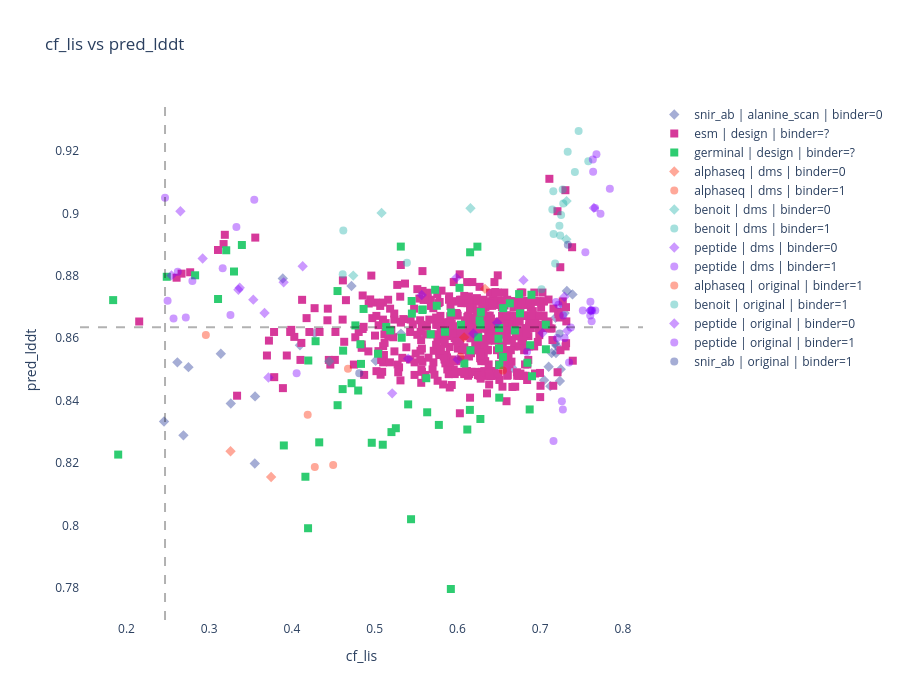

The notebook cell saved with this chart:
### Markdown cell above
### Interactive quadrant (Plotly)

### Code cell
import plotly.graph_objects as go

marker_map_ply = {0: "diamond-x", "0": "diamond-x", 1: "circle", "1": "circle", "?": "square" }
alpha_map = {"dms": 0.4, "original": 0.4, "design": 1.0, "alanine_scan": 0.4}

top = rankings.sort_values("pr_auc", ascending=False).head(20)
m1i, m2i = top.iloc[1], top.iloc[2]
m1, m2 = m1i["metric"], m2i["metric"]
t1, t2 = m1i["opt_threshold_raw"], m2i["opt_threshold_raw"]

pdf = df.groupby(["source", "sample", "type", "binder"])[[m1, m2]].agg(["mean", "std"]).reset_index()
pdf.columns = [f"{c[0]}_{c[1]}" if c[1] else c[0] for c in pdf.columns]

fig = go.Figure()
for t, tdf in pdf.groupby("type"):
    op = alpha_map.get(t, 1.0)
    for (source, binder), sub in tdf.groupby(["source", "binder"]):
        fig.add_trace(go.Scatter(
            x=sub[f"{m1}_mean"], y=sub[f"{m2}_mean"], mode="markers",
            marker=dict(color=COLORS_MAP.get(source), symbol=marker_map_ply[binder], size=8, opacity=op),
            name=f"{source} | {t} | binder={binder}", text=sub["sample"],
            hovertemplate="<b>%{text}</b><br>x=%{x:.3f}<br>y=%{y:.3f}<extra></extra>",
        ))
fig.add_vline(x=t1, line_dash="dash", line_color="black", opacity=0.3)
fig.add_hline(y=t2, line_dash="dash", line_color="black", opacity=0.3)
fig.update_layout(width=900, height=700, plot_bgcolor="white", title=f"{m1} vs {m2}", xaxis_title=m1, yaxis_title=m2)
fig.show()

### Figure 1 — Plotly figure (JSON) as saved in the notebook; plotly's stock layout.template omitted (floating-point values rounded to 4 significant figures; data arrays with more than 128 entries replaced by an {"elided": "..."} marker saying what was removed)
{"data": [{"hovertemplate": "<b>%{text}</b><br>x=%{x:.3f}<br>y=%{y:.3f}<extra></extra>", "marker": {"color": "#1f3397", "opacity": 0.4, "size": 8, "symbol": "diamond-x"}, "mode": "markers", "name": "snir_ab | alanine_scan | binder=0", "text": ["5ifj_abc_cut_A_D111A", "5ifj_abc_cut_A_K110A", "5ifj_abc_cut_A_S64A", "5ifj_abc_cut_A_W52A", "5ifj_abc_cut_A_Y66A", "5ifj_abc_cut_B_L116A", "5ifj_abc_cut_B_V38A", "5ifj_abc_cut_B_W107A", "5ifj_abc_cut_B_Y37A", "5ifj_abc_cut_all_A", "5ig7_abc_cut_A_K110A", "5ig7_abc_cut_A_W52A", "5ig7_abc_cut_A_Y66A", "5ig7_abc_cut_B_G114A", "5ig7_abc_cut_B_L116A", "5ig7_abc_cut_B_V38A", "5ig7_abc_cut_B_W107A", "5ig7_abc_cut_B_Y37A", "5ig7_abc_cut_all_A", "5ijk_acx_cut_A_I112A", "5ijk_acx_cut_A_I114A", "5ijk_acx_cut_A_K57A", "5ijk_acx_cut_A_R55A", "5ijk_acx_cut_A_T113A", "5ijk_acx_cut_B_K36A", "5ijk_acx_cut_B_T113A", "5ijk_acx_cut_B_W56A", "5ijk_acx_cut_B_Y107A", "5ijk_acx_cut_B_Y108A", "5ijk_acx_cut_B_Y31A", "5ijk_acx_cut_B_Y38A", "5ijk_acx_cut_all_A"], "type": "scatter", "x": [0.7124, 0.7192, 0.6662, 0.6755, 0.6514, 0.7324, 0.7183, 0.6759, 0.7104, 0.472, 0.714, 0.7274, 0.7249, 0.7391, 0.7239, 0.7297, 0.3551, 0.7197, 0.4275, 0.3261, 0.2616, 0.2688, 0.3554, 0.7186, 0.5317, 0.314, 0.7048, 0.389, 0.4097, 0.275, 0.2454, 0.5012], "y": [0.8447, 0.8553, 0.8506, 0.8613, 0.8567, 0.8751, 0.8584, 0.8615, 0.8509, 0.8768, 0.8553, 0.8707, 0.8501, 0.8741, 0.8463, 0.8681, 0.8199, 0.8576, 0.8616, 0.8391, 0.8523, 0.8289, 0.8414, 0.8666, 0.8615, 0.855, 0.8466, 0.8792, 0.8578, 0.8508, 0.8333, 0.8528]}, {"hovertemplate": "<b>%{text}</b><br>x=%{x:.3f}<br>y=%{y:.3f}<extra></extra>", "marker": {"color": "#d6399a", "opacity": 1, "size": 8, "symbol": "square"}, "mode": "markers", "name": "esm | design | binder=?", "text": {"elided": "612 str values"}, "type": "scatter", "x": {"elided": "612 float values"}, "y": {"elided": "612 float values"}}, {"hovertemplate": "<b>%{text}</b><br>x=%{x:.3f}<br>y=%{y:.3f}<extra></extra>", "marker": {"color": "#2ecc71", "opacity": 1, "size": 8, "symbol": "square"}, "mode": "markers", "name": "germinal | design | binder=?", "text": ["nb_s106449_cdr16_gliadin_8mer", "nb_s126783_cdr20_gliadin_8mer", "nb_s140728_cdr20_gliadin_8mer", "nb_s142809_cdr16_gliadin_8mer", "nb_s149989_cdr16_gliadin_8mer", "nb_s158495_cdr16_gliadin_8mer", "nb_s16170_cdr20_gliadin_8mer", "nb_s172307_cdr20_gliadin_8mer", "nb_s177841_cdr20_gliadin_8mer", "nb_s181248_cdr16_gliadin_8mer", "nb_s183542_cdr12_gliadin_8mer", "nb_s211221_cdr12_gliadin_8mer", "nb_s218967_cdr12_gliadin_8mer", "nb_s23271_cdr16_gliadin_8mer", "nb_s242607_cdr12_gliadin_8mer", "nb_s253034_cdr16_gliadin_8mer", "nb_s256793_cdr20_gliadin_8mer", "nb_s29997_cdr20_gliadin_8mer", "nb_s303364_cdr20_gliadin_8mer", "nb_s307503_cdr20_gliadin_8mer", "nb_s30794_cdr16_gliadin_8mer", "nb_s308287_cdr16_gliadin_8mer", "nb_s314448_cdr16_gliadin_8mer", "nb_s317951_cdr20_gliadin_8mer", "nb_s337710_cdr20_gliadin_8mer", "nb_s337733_cdr20_gliadin_8mer", "nb_s352547_cdr20_gliadin_8mer", "nb_s354840_cdr12_gliadin_8mer", "nb_s363433_cdr12_gliadin_8mer", "nb_s364094_cdr20_gliadin_8mer", "nb_s395953_cdr12_gliadin_8mer", "nb_s436477_cdr20_gliadin_8mer", "nb_s448313_cdr16_gliadin_8mer", "nb_s453202_cdr16_gliadin_8mer", "nb_s454950_cdr20_gliadin_8mer", "nb_s455341_cdr20_gliadin_8mer", "nb_s457920_cdr12_gliadin_8mer", "nb_s486006_cdr12_gliadin_8mer", "nb_s508757_cdr12_gliadin_8mer", "nb_s514477_cdr20_gliadin_8mer", "nb_s517846_cdr12_gliadin_8mer", "nb_s52824_cdr16_gliadin_8mer", "nb_s528498_cdr12_gliadin_8mer", "nb_s570844_cdr16_gliadin_8mer", "nb_s577952_cdr16_gliadin_8mer", "nb_s587702_cdr16_gliadin_8mer", "nb_s589675_cdr20_gliadin_8mer", "nb_s599155_cdr16_gliadin_8mer", "nb_s610881_cdr12_gliadin_8mer", "nb_s620422_cdr16_gliadin_8mer", "nb_s625861_cdr16_gliadin_8mer", "nb_s630749_cdr20_gliadin_8mer", "nb_s641125_cdr16_gliadin_8mer", "nb_s647934_cdr12_gliadin_8mer", "nb_s653637_cdr12_gliadin_8mer", "nb_s670721_cdr12_gliadin_8mer", "nb_s680029_cdr12_gliadin_8mer", "nb_s680939_cdr20_gliadin_8mer", "nb_s721238_cdr20_gliadin_8mer", "nb_s721306_cdr12_gliadin_8mer", "nb_s733163_cdr16_gliadin_8mer", "nb_s735429_cdr16_gliadin_8mer", "nb_s745459_cdr20_gliadin_8mer", "nb_s757203_cdr16_gliadin_8mer", "nb_s76710_cdr16_gliadin_8mer", "nb_s798140_cdr12_gliadin_8mer", "nb_s804187_cdr12_gliadin_8mer", "nb_s813085_cdr16_gliadin_8mer", "nb_s822842_cdr20_gliadin_8mer", "nb_s843447_cdr20_gliadin_8mer", "nb_s854090_cdr16_gliadin_8mer", "nb_s857566_cdr12_gliadin_8mer", "nb_s860615_cdr12_gliadin_8mer", "nb_s887020_cdr16_gliadin_8mer", "nb_s921360_cdr16_gliadin_8mer", "nb_s939924_cdr12_gliadin_8mer", "nb_s949593_cdr12_gliadin_8mer", "nb_s993893_cdr20_gliadin_8mer", "nb_s999866_cdr16_gliadin_8mer"], "type": "scatter", "x": [0.612, 0.6895, 0.6283, 0.4965, 0.6874, 0.6746, 0.4613, 0.5041, 0.5925, 0.19, 0.6505, 0.7069, 0.6269, 0.4286, 0.5776, 0.4619, 0.6634, 0.5921, 0.707, 0.5098, 0.5635, 0.544, 0.433, 0.4866, 0.5327, 0.5256, 0.4721, 0.688, 0.6506, 0.628, 0.3902, 0.5447, 0.4163, 0.3395, 0.6252, 0.6026, 0.33, 0.6242, 0.283, 0.6278, 0.6151, 0.6497, 0.5751, 0.3206, 0.585, 0.5577, 0.1839, 0.3107, 0.4552, 0.5677, 0.5203, 0.514, 0.6507, 0.5624, 0.6757, 0.6503, 0.545, 0.5731, 0.2487, 0.5316, 0.655, 0.4767, 0.5189, 0.4551, 0.6696, 0.6043, 0.6554, 0.6847, 0.6902, 0.558, 0.4835, 0.6158, 0.6084, 0.4828, 0.4198, 0.6154, 0.4801, 0.5405, 0.4195], "y": [0.8308, 0.8739, 0.8684, 0.8265, 0.8372, 0.8742, 0.8437, 0.8551, 0.8683, 0.8227, 0.8633, 0.8644, 0.8657, 0.8591, 0.8322, 0.856, 0.8712, 0.7796, 0.8565, 0.8259, 0.8363, 0.802, 0.8266, 0.8694, 0.8602, 0.8312, 0.8456, 0.8578, 0.841, 0.8643, 0.8257, 0.872, 0.8156, 0.8899, 0.8603, 0.8762, 0.8814, 0.8894, 0.8802, 0.8341, 0.8371, 0.8599, 0.8704, 0.8882, 0.8621, 0.8691, 0.8722, 0.8726, 0.8386, 0.8613, 0.8299, 0.8636, 0.8514, 0.8472, 0.868, 0.8568, 0.8679, 0.8756, 0.8797, 0.8894, 0.854, 0.8641, 0.8625, 0.8751, 0.8625, 0.8643, 0.8697, 0.8522, 0.8478, 0.8693, 0.8518, 0.8561, 0.8519, 0.8581, 0.8529, 0.8876, 0.8433, 0.8388, 0.7991]}, {"hovertemplate": "<b>%{text}</b><br>x=%{x:.3f}<br>y=%{y:.3f}<extra></extra>", "marker": {"color": "#ff2600", "opacity": 0.4, "size": 8, "symbol": "diamond-x"}, "mode": "markers", "name": "alphaseq | dms | binder=0", "text": ["AAYL49_4219_MIT", "AAYL50_27616_MIT", "AAYL51_1362_MIT", "AAYL52_23324_MIT"], "type": "scatter", "x": [0.3749, 0.6081, 0.6334, 0.3258], "y": [0.8155, 0.8603, 0.8758, 0.8238]}, {"hovertemplate": "<b>%{text}</b><br>x=%{x:.3f}<br>y=%{y:.3f}<extra></extra>", "marker": {"color": "#ff2600", "opacity": 0.4, "size": 8, "symbol": "circle"}, "mode": "markers", "name": "alphaseq | dms | binder=1", "text": ["AAYL49_15172_MIT", "AAYL50_983_MIT", "AAYL51_18278_MIT", "AAYL52_5393_MIT"], "type": "scatter", "x": [0.4276, 0.6038, 0.4677, 0.2959], "y": [0.8188, 0.8541, 0.8503, 0.8611]}, {"hovertemplate": "<b>%{text}</b><br>x=%{x:.3f}<br>y=%{y:.3f}<extra></extra>", "marker": {"color": "#20B2AA", "opacity": 0.4, "size": 8, "symbol": "diamond-x"}, "mode": "markers", "name": "benoit | dms | binder=0", "text": ["2D4_19", "2D4_21", "2D4_3", "2D4_4", "2D4_6", "2D4_7"], "type": "scatter", "x": [0.732, 0.7317, 0.4741, 0.4451, 0.5084, 0.6158], "y": [0.904, 0.8917, 0.8801, 0.8526, 0.9002, 0.9017]}, {"hovertemplate": "<b>%{text}</b><br>x=%{x:.3f}<br>y=%{y:.3f}<extra></extra>", "marker": {"color": "#20B2AA", "opacity": 0.4, "size": 8, "symbol": "circle"}, "mode": "markers", "name": "benoit | dms | binder=1", "text": ["2D4_10", "2D4_11", "2D4_12", "2D4_13", "2D4_14", "2D4_16", "2D4_17", "2D4_18", "2D4_2", "2D4_20", "2D4_22", "2D4_23", "2D4_24", "2D4_5", "2D4_8", "2D4_9"], "type": "scatter", "x": [0.7465, 0.4621, 0.7582, 0.7148, 0.539, 0.7182, 0.4614, 0.7163, 0.7333, 0.742, 0.716, 0.7273, 0.728, 0.7254, 0.7017, 0.7234], "y": [0.9264, 0.8945, 0.9167, 0.9013, 0.8842, 0.8839, 0.8805, 0.8934, 0.9198, 0.9133, 0.9071, 0.9077, 0.9032, 0.8995, 0.8757, 0.8961]}, {"hovertemplate": "<b>%{text}</b><br>x=%{x:.3f}<br>y=%{y:.3f}<extra></extra>", "marker": {"color": "#7f00ff", "opacity": 0.4, "size": 8, "symbol": "diamond-x"}, "mode": "markers", "name": "peptide | dms | binder=0", "text": ["Nb127_127_D10A", "Nb127_127_F2A", "Nb127_127_F5A", "Nb127_127_G8A", "Nb127_127_W6A", "Nb6E_6E-L9A", "Nb6E_6E_A10E", "Nb6E_6E_A2E", "Nb6E_6E_A6E", "Nb6E_6E_D3A", "Nb6E_6E_L9F", "NbBC2_C50A_C102S_BC2"], "type": "scatter", "x": [0.6481, 0.5212, 0.5987, 0.7294, 0.6003, 0.7608, 0.765, 0.7328, 0.6799, 0.7028, 0.6193, 0.2544], "y": [0.865, 0.8423, 0.8794, 0.8733, 0.8532, 0.8689, 0.9018, 0.8624, 0.8786, 0.8617, 0.8616, 0.8802]}, {"hovertemplate": "<b>%{text}</b><br>x=%{x:.3f}<br>y=%{y:.3f}<extra></extra>", "marker": {"color": "#7f00ff", "opacity": 0.4, "size": 8, "symbol": "circle"}, "mode": "markers", "name": "peptide | dms | binder=1", "text": ["Nb127_127_D4A", "Nb127_127_E3A", "Nb127_127_E9A", "Nb127_127_K7A", "Nb127_127_S1A", "Nb6E_6E_E5A", "Nb6E_6E_E8A", "Nb6E_6E_E8W", "Nb6E_6E_I13A", "Nb6E_6E_K7A", "Nb6E_6E_K7W", "Nb6E_6E_L9M", "Nb6E_6E_Q12A", "Nb6E_6E_Q1A", "Nb6E_6E_Q4A", "Nb6E_6E_Q4W", "Nb6E_6E_R11A", "Nb6E_6E_S14A", "Nb6E_G3-6E", "NbBC2_R106E_BC2", "NbBC2_R106S_BC2"], "type": "scatter", "x": [0.7221, 0.7296, 0.7206, 0.735, 0.4057, 0.7637, 0.763, 0.7606, 0.7608, 0.7621, 0.7547, 0.6843, 0.7623, 0.7641, 0.7681, 0.773, 0.7611, 0.7664, 0.7516, 0.7192, 0.7263], "y": [0.8707, 0.8601, 0.8601, 0.8523, 0.8488, 0.9173, 0.8689, 0.8673, 0.8717, 0.8689, 0.8876, 0.8557, 0.8655, 0.9134, 0.919, 0.8999, 0.8689, 0.9018, 0.8689, 0.8716, 0.8398]}, {"hovertemplate": "<b>%{text}</b><br>x=%{x:.3f}<br>y=%{y:.3f}<extra></extra>", "marker": {"color": "#ff2600", "opacity": 0.4, "size": 8, "symbol": "circle"}, "mode": "markers", "name": "alphaseq | original | binder=1", "text": ["p14_MIT", "p91_MIT", "p95_MIT"], "type": "scatter", "x": [0.6551, 0.4498, 0.419], "y": [0.8497, 0.8194, 0.8355]}, {"hovertemplate": "<b>%{text}</b><br>x=%{x:.3f}<br>y=%{y:.3f}<extra></extra>", "marker": {"color": "#20B2AA", "opacity": 0.4, "size": 8, "symbol": "circle"}, "mode": "markers", "name": "benoit | original | binder=1", "text": ["2D4_1"], "type": "scatter", "x": [0.7243], "y": [0.8929]}, {"hovertemplate": "<b>%{text}</b><br>x=%{x:.3f}<br>y=%{y:.3f}<extra></extra>", "marker": {"color": "#7f00ff", "opacity": 0.4, "size": 8, "symbol": "diamond-x"}, "mode": "markers", "name": "peptide | original | binder=0", "text": ["N1.10_RBM-2", "N1.1_RBM-2", "N1.2_RBM-2", "N1.3_RBM-2", "N1.4_RBM-1", "N1.4_RBM-2", "N1.5_RBM-2", "N1.6_RBM-2", "N1.7_RBM-2", "N1.8_RBM-2", "N1.9_RBM-2"], "type": "scatter", "x": [0.39, 0.5405, 0.3716, 0.5569, 0.2652, 0.413, 0.3353, 0.3669, 0.3369, 0.3533, 0.2921], "y": [0.8779, 0.8535, 0.8474, 0.8739, 0.9007, 0.8831, 0.8756, 0.8681, 0.8762, 0.8724, 0.8856]}, {"hovertemplate": "<b>%{text}</b><br>x=%{x:.3f}<br>y=%{y:.3f}<extra></extra>", "marker": {"color": "#7f00ff", "opacity": 0.4, "size": 8, "symbol": "circle"}, "mode": "markers", "name": "peptide | original | binder=1", "text": ["N1.10_RBM-1", "N1.1_RBM-1", "N1.2_RBM-1", "N1.2_RBM-1_BA", "N1.3_RBM-1", "N1.5_RBM-1", "N1.6_RBM-1", "N1.7_RBM-1", "N1.8_RBM-1", "N1.9_RBM-1", "Nb127_127", "Nb6E_6E", "NbAlfa_Alfa", "NbBC2_BC2", "NbMoon_2H10_Moon", "NbPepTag_2E7_Pep"], "type": "scatter", "x": [0.3329, 0.2717, 0.2497, 0.262, 0.3163, 0.2797, 0.2466, 0.2569, 0.3257, 0.3545, 0.7162, 0.7667, 0.7843, 0.7371, 0.7275, 0.728], "y": [0.8957, 0.8667, 0.872, 0.8813, 0.8824, 0.8784, 0.905, 0.8663, 0.8674, 0.9044, 0.8271, 0.8689, 0.9079, 0.8635, 0.8372, 0.8673]}, {"hovertemplate": "<b>%{text}</b><br>x=%{x:.3f}<br>y=%{y:.3f}<extra></extra>", "marker": {"color": "#1f3397", "opacity": 0.4, "size": 8, "symbol": "circle"}, "mode": "markers", "name": "snir_ab | original | binder=1", "text": ["5ifj_abc_cut", "5ig7_abc_cut", "5ijk_acx_cut"], "type": "scatter", "x": [0.7235, 0.7335, 0.4814], "y": [0.8615, 0.8899, 0.8488]}], "layout": {"height": 700, "plot_bgcolor": "white", "shapes": [{"line": {"color": "black", "dash": "dash"}, "opacity": 0.3, "type": "line", "x0": 0.2466, "x1": 0.2466, "xref": "x", "y0": 0, "y1": 1, "yref": "y domain"}, {"line": {"color": "black", "dash": "dash"}, "opacity": 0.3, "type": "line", "x0": 0, "x1": 1, "xref": "x domain", "y0": 0.8635, "y1": 0.8635, "yref": "y"}], "title": {"text": "cf_lis vs pred_lddt"}, "width": 900, "xaxis": {"title": {"text": "cf_lis"}}, "yaxis": {"title": {"text": "pred_lddt"}}}}
